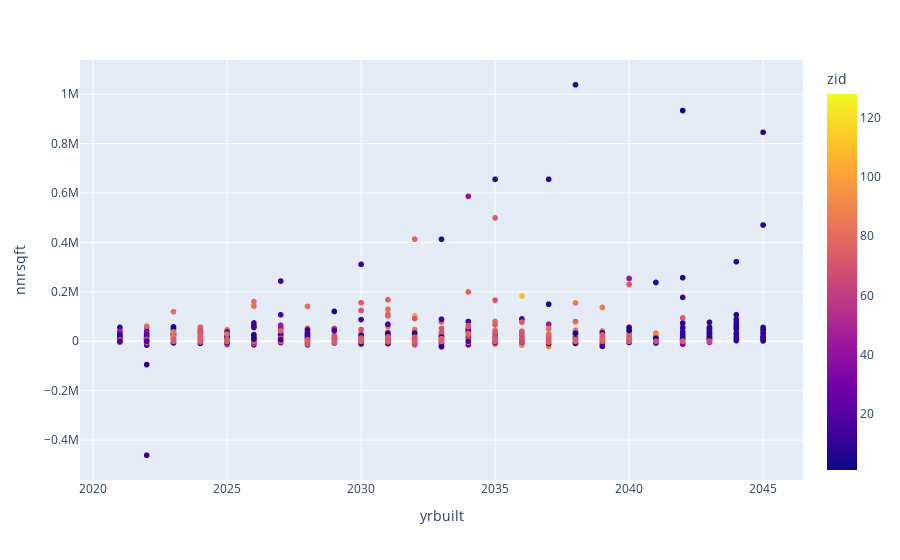

The notebook cell this image was saved under:
### Code cell
fig = px.scatter(parcel_data, x='yrbuilt', y='nnrsqft', color='zid')
fig.show()

### Figure 1 — Plotly figure (JSON) as saved in the notebook; plotly's stock layout.template omitted (floating-point values rounded to 4 significant figures; data arrays with more than 128 entries replaced by an {"elided": "..."} marker saying what was removed)
{"data": [{"hovertemplate": "yrbuilt=%{x}<br>nnrsqft=%{y}<br>zid=%{marker.color}<extra></extra>", "legendgroup": "", "marker": {"color": {"elided": "2703 int values"}, "coloraxis": "coloraxis", "symbol": "circle"}, "mode": "markers", "name": "", "showlegend": false, "type": "scattergl", "x": {"elided": "2703 int values"}, "xaxis": "x", "y": {"elided": "2703 int values"}, "yaxis": "y"}], "layout": {"coloraxis": {"colorbar": {"title": {"text": "zid"}}, "colorscale": [[0, "#0d0887"], [0.1111, "#46039f"], [0.2222, "#7201a8"], [0.3333, "#9c179e"], [0.4444, "#bd3786"], [0.5556, "#d8576b"], [0.6667, "#ed7953"], [0.7778, "#fb9f3a"], [0.8889, "#fdca26"], [1, "#f0f921"]]}, "legend": {"tracegroupgap": 0}, "margin": {"t": 60}, "xaxis": {"anchor": "y", "domain": [0, 1], "title": {"text": "yrbuilt"}}, "yaxis": {"anchor": "x", "domain": [0, 1], "title": {"text": "nnrsqft"}}}}
